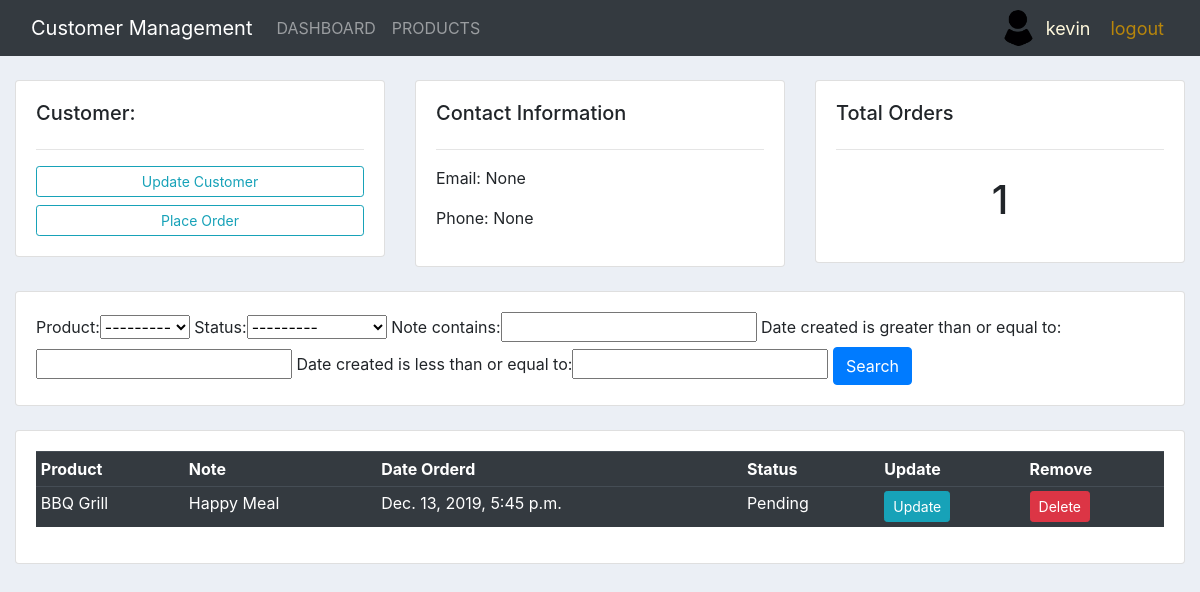
The app's page /customer/12/ (signed in) with its own data.
### accounts/models.py (models this page shows, shortened)
class Customer(models.Model):
	user = models.OneToOneField(User, null=True, blank=True, on_delete=models.CASCADE)
	name = models.CharField(max_length=200, null=True)
	phone = models.CharField(max_length=200, null=True)
	email = models.CharField(max_length=200, null=True)
	profile_pic = models.ImageField(default="profile1.png", null=True, blank=True)
	date_created = models.DateTimeField(auto_now_add=True, null=True)

class Order(models.Model):
	STATUS = (
			('Pending', 'Pending'),
			('Out for delivery', 'Out for delivery'),
			('Delivered', 'Delivered'),
			)
	customer = models.ForeignKey(Customer, null=True, on_delete= models.SET_NULL)
	product = models.ForeignKey(Product, null=True, on_delete= models.SET_NULL)
	date_created = models.DateTimeField(auto_now_add=True, null=True)
	status = models.CharField(max_length=200, null=True, choices=STATUS)
	note = models.CharField(max_length=1000, null=True)

class Product(models.Model):
	CATEGORY = (
			('Indoor', 'Indoor'),
			('Out Door', 'Out Door'),
			)
	name = models.CharField(max_length=200, null=True)
	price = models.FloatField(null=True)
	category = models.CharField(max_length=200, null=True, choices=CATEGORY)
	description = models.CharField(max_length=200, null=True, blank=True)
	date_created = models.DateTimeField(auto_now_add=True, null=True)
	tags = models.ManyToManyField(Tag)
	def __str__(self):
		return self.name

### accounts/decorators.py (the view)
		def wrapper_func(request, *args, **kwargs):
			group = None
			if request.user.groups.exists():
				group = request.user.groups.all()[0].name
			if group in allowed_roles:
				return view_func(request, *args, **kwargs)
			else:
				return HttpResponse('You are not authorized to view this page')

### accounts/views.py (called while the page is built)
@login_required(login_url='login')
@allowed_users(allowed_roles=['admin'])
def customer(request, pk_test):
	customer = Customer.objects.get(id=pk_test)
	orders = customer.order_set.all()
	order_count = orders.count()
	myFilter = OrderFilter(request.GET, queryset=orders)
	orders = myFilter.qs
	context = {'customer':customer, 'orders':orders, 'order_count':order_count,
	'myFilter':myFilter}
	return render(request, 'accounts/customer.html',context)

### accounts/templates/accounts/customer.html
{%  extends 'accounts/main.html' %}
{% block content %}
	<br>
<div class="row">
	<div class="col-md">
		<div class="card card-body">
			<h5>Customer:</h5>
			<hr>
			<a class="btn btn-outline-info  btn-sm btn-block" href="">Update Customer</a>
			<a class="btn btn-outline-info  btn-sm btn-block" href="{% url 'create_order' customer.id %}">Place Order</a>
		</div>
	</div>
	<div class="col-md">
		<div class="card card-body">
			<h5>Contact Information</h5>
			<hr>
			<p>Email: {{customer.email}}</p>
			<p>Phone: {{customer.phone}}</p>
		</div>
	</div>
	<div class="col-md">
		<div class="card card-body">
			<h5>Total Orders</h5>
			<hr>
			<h1 style="text-align: center;padding: 10px">{{order_count}}</h1>
		</div>
	</div>
</div>
<br>
<div class="row">
	<div class="col">
		<div class="card card-body">
			<form method="get">
				{{myFilter.form}}
		    <button class="btn btn-primary" type="submit">Search</button>
		  </form>
		</div>
	</div>
</div>
<br>
<div class="row">
	<div class="col-md">
		<div class="card card-body">
			<table class="table table-sm table-dark">
				<tr>
					<th>Product</th>
					<th>Note</th>
					<th>Date Orderd</th>
					<th>Status</th>
					<th>Update</th>
					<th>Remove</th>
				</tr>
				{% for order in orders %}
				<tr>
					<td>{{order.product}}</td>
					<td>{{order.note}}</td>
					<td>{{order.date_created}}</td>
					<td>{{order.status}}</td>
					<td><a class="btn btn-sm btn-info" href="{% url 'update_order' order.id %}">Update</a></td>
					<td><a class="btn btn-sm btn-danger" href="{% url 'delete_order' order.id %}">Delete</a></td>
				</tr>
				{% endfor %}
			</table>
		</div>
	</div>
</div>
{% endblock %}

### accounts/templates/accounts/navbar.html (shortened to what this page needs)
{% load static %}
<nav class="navbar navbar-expand-lg navbar-dark bg-dark">
    <div class="container-fluid">
      <a class="navbar-brand" href="{% url 'home' %}">
        Customer Management
      </a>
      <div class="collapse navbar-collapse" id="navbarNav">
        <ul class="navbar-nav">
          {% if request.user.is_staff %}
          <li class="nav-item">
            <a class="nav-link " aria-current="page" href="{% url 'home' %}">DASHBOARD</a>
          </li>
          <li class="nav-item">
            <a class="nav-link" href="{% url 'products' %}">PRODUCTS</a>
          </li>
          {% endif %}
        </ul>
      </div>
    </div>
    <img class="profile" src="{{request.user.customer.profile_pic.url}}" style="width: 3%;" >
    <a id="hello-msg" href="{% url 'account' %}"> {{request.user}} </a>
    <span class="navbar-nav" ><a id="log-out" href="{% url 'logout' %}">logout  </a></span>
  </nav>

### static/css/main.css (style rules this page uses)
body { background-color: #ebeff5; }

### accounts/templates/accounts/navbar.html (style rules this page uses)
#hello-msg { color: cornsilk; font-size: 18px; margin-right: 20px; }
#log-out { color:darkgoldenrod; font-size: 18px; margin-right: 20px; }
.profile { max-width: 40px; max-height:40px; margin-right: 10px; border-radius: 50%; }

### records on screen
Customer: email "None", phone "None"
Order: product "BBQ Grill", note "Happy Meal", date_created "Dec. 13, 2019, 5:45 p.m.", status "Pending"

### other values on screen
{{ request.user }} "kevin"
{{ order_count }} "1"
